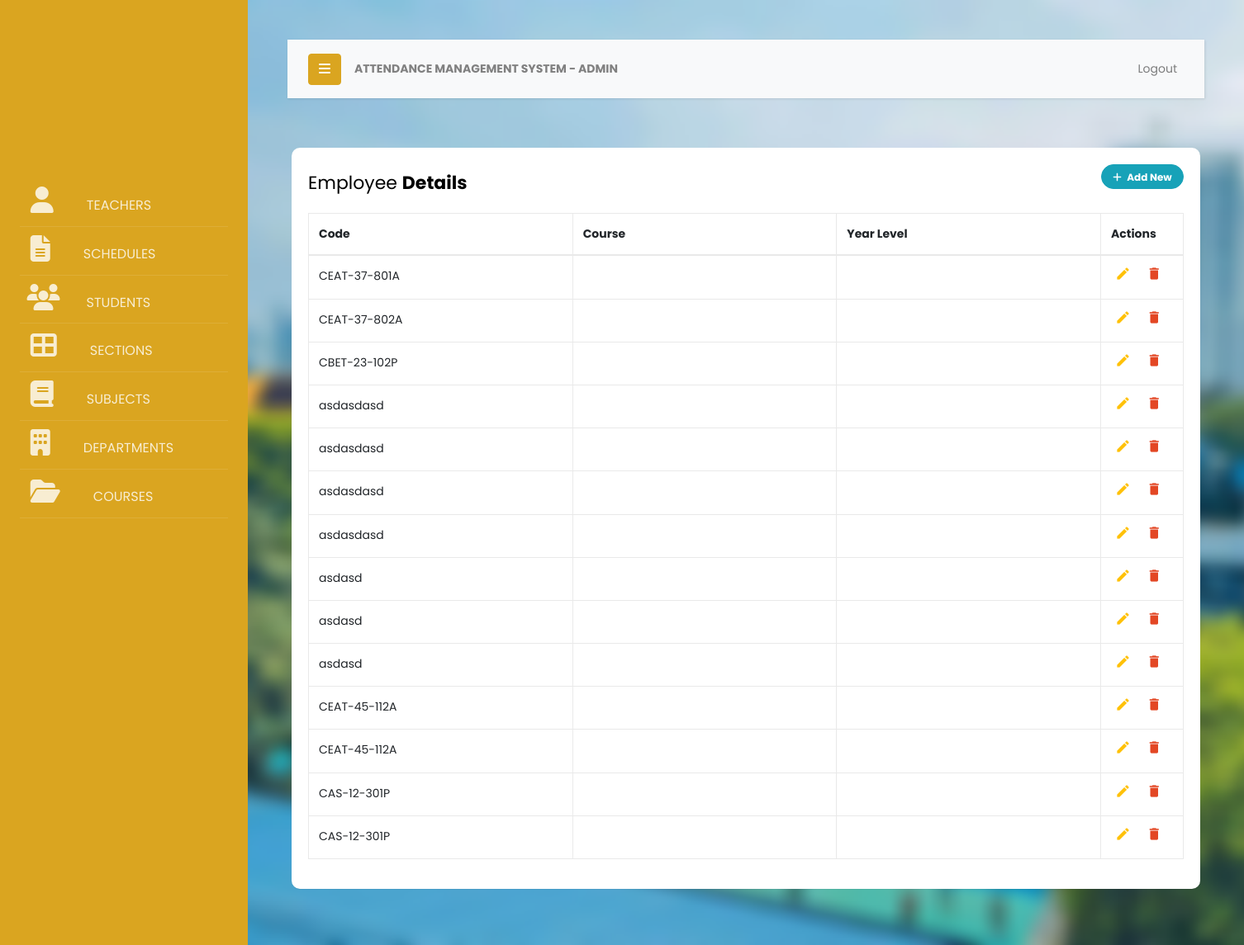
/pages/admin/sections.php, run on the app's committed database.
### tables this page shows
CREATE TABLE `sections` (
  `id_sect` int(11) NOT NULL,
  `code_sect` varchar(100) NOT NULL,
  `id_crs_fk` int(11) NOT NULL,
  `id_yearlvl_fk` int(11) NOT NULL
);

### pages/admin/sections.php (the view, shortened to what this page needs)
<!doctype html>
<html lang="en">
  <?php include('header.php');
  ?>
<head>
</head>
  <body>
  <div class="wrapper d-flex align-items-stretch">
            <nav id="sidebar">
                <div class="p-4 pt-5">
                <a href="#" class="img logo rounded-circle mb-5" style="background-image: url(../../images/rtu-logo.png);"></a>
            <ul class="list-unstyled components mb-5">
              <li class="">
                <a href="teachers.php" >&nbsp;&nbsp;&nbsp;<i class="fa-solid fa-user fa-2x">&nbsp;&nbsp;&nbsp;&nbsp;&nbsp;</i>TEACHERS</a>
              <li class="">
                <a href="schedules.php" >&nbsp;&nbsp;&nbsp;<i class="fa fa-file-text fa-2x">&nbsp;&nbsp;&nbsp;&nbsp;&nbsp;</i>SCHEDULES</a>
              </li>
              <li>
              <a href="students.php" >&nbsp;&nbsp;<i class="fa fa-users fa-2x">&nbsp;&nbsp;&nbsp;&nbsp;</i>STUDENTS</a>
              </li>
              <li>
              <a href="sections.php" >&nbsp;&nbsp;&nbsp;<i class="fa-solid fa-th-large fa-2x">&nbsp;&nbsp;&nbsp;&nbsp;&nbsp;</i>SECTIONS</a>
              </li>
              <li>
              <a href="subjects.php" >&nbsp;&nbsp;&nbsp;<i class="fa fa-book fa-2x">&nbsp;&nbsp;&nbsp;&nbsp;&nbsp;</i>SUBJECTS</a>
              </li>
              <li>
               <a href="departments.php">&nbsp;&nbsp;&nbsp;<i class="fa fa-building fa-2x">&nbsp;&nbsp;&nbsp;&nbsp;&nbsp;</i>DEPARTMENTS</a>
              </li>
              <li>
               <a href="#">&nbsp;&nbsp;&nbsp;<i class="fa fa-folder-open fa-2x">&nbsp;&nbsp;&nbsp;&nbsp;&nbsp;</i>COURSES</a>
              </li>
              </li>
            </ul>
          </div>
        </nav>
      <div id="content" class="p-4 p-md-5">
        <nav class="navbar navbar-expand-lg navbar-light bg-light">
          <div class="container-fluid">
            <button type="button" id="sidebarCollapse" class="btn btn-primary">
              <i class="fa fa-bars"></i>
            </button>
            <a class="nav-link font-weight-bold text-justify" id="page-title">ATTENDANCE MANAGEMENT SYSTEM - ADMIN</a>
            <div class="collapse navbar-collapse" id="navbarSupportedContent">
              <ul class="nav navbar-nav ml-auto">
                <li class="nav-item">
                    <a class="nav-link" href="#">Logout</a>
                </li>
              </ul>
            </div>
          </div>
        </nav>
              <div class="container-lg">
          <div class="table-responsive">
              <div class="table-wrapper">
                  <div class="table-title">
                      <div class="row">
                          <div class="col-sm-8"><h2>Employee <b>Details</b></h2></div>
                          <div class="col-sm-4">
                              <button type="button" class="btn btn-info add-new"><i class="fa fa-plus"></i> Add New</button>
                          </div>
                      </div>
                  </div>
                  <table class="table table-bordered">
                      <thead>
                          <tr>
                              <th>Code</th>
                              <th>Course</th>
                              <th>Year Level</th>
                              <th>Actions</th>
                          </tr>
                      </thead>
                      <tbody>
                        <?php
                            global $conn;
                            $sql = "SELECT * from sections";
                            $result = $conn->prepare($sql);
                            $result->execute();
                            if($result->rowCount() > 0){
                              while ($row = $result->fetch(PDO::FETCH_ASSOC)){
                                $code_sect=$row["code_sect"];
                                $name_crs_sect=$row["name_crs_sect"];
                                $name_yearlvl_sect=$row["name_yearlvl_sect"];
                                echo '
                                  <tr>
                                        <td>'.$code_sect.'</td>
                                        <td>'.$name_crs_sect.'</td>
                                        <td>'.$name_yearlvl_sect.'</td>
                                        <td><a class="add" name="addSect" title="Add" data-toggle="tooltip"><i class="material-icons">&#xE03B;</i></a>
                                        <a class="edit" name="editSect" title="Edit" data-toggle="tooltip"><i class="material-icons">&#xE254;</i></a>
                                        <a class="delete" name="delSect" title="Delete" data-toggle="tooltip"><i class="material-icons">&#xE872;</i></a></td>
                              </tr>';
                              }
                            }
                        ?>
                      </tbody>
                  </table>
              </div>
          </div>
      </div>
      </div>
    </div>
  </body>
</html>

### pages/admin/header.php (style rules this page uses)
#content { margin: 0; padding: 0; background-image: url('../../images/blurbg.png'); height: 100%; background-size: cover; background-repeat: no-repeat; background-position: center; }

### data on the page
sections: code_sect "CEAT-37-801A"
sections: code_sect "CEAT-37-802A"
sections: code_sect "CBET-23-102P"
sections: code_sect "asdasdasd"
sections: code_sect "asdasdasd"
sections: code_sect "asdasdasd"
sections: code_sect "asdasdasd"
sections: code_sect "asdasd"
sections: code_sect "asdasd"
sections: code_sect "asdasd"
sections: code_sect "CEAT-45-112A"
sections: code_sect "CEAT-45-112A"
sections: code_sect "CAS-12-301P"
sections: code_sect "CAS-12-301P"
